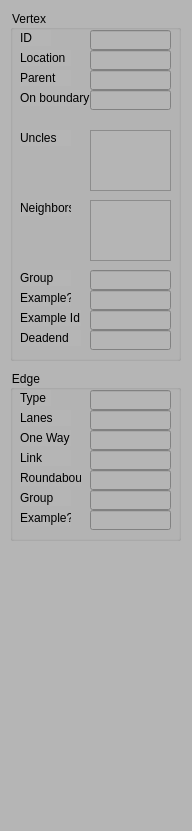
<?xml version="1.0" encoding="UTF-8"?>
<ui version="4.0">
 <class>PropertyWidget</class>
 <widget class="QDockWidget" name="PropertyWidget">
  <property name="geometry">
   <rect>
    <x>0</x>
    <y>0</y>
    <width>192</width>
    <height>831</height>
   </rect>
  </property>
  <property name="minimumSize">
   <size>
    <width>192</width>
    <height>240</height>
   </size>
  </property>
  <property name="styleSheet">
   <string notr="true">background-color: rgb(181, 181, 181);</string>
  </property>
  <widget class="QWidget" name="dockWidgetContents">
   <widget class="QGroupBox" name="groupBox">
    <property name="geometry">
     <rect>
      <x>10</x>
      <y>370</y>
      <width>171</width>
      <height>171</height>
     </rect>
    </property>
    <property name="title">
     <string>Edge</string>
    </property>
    <widget class="QLabel" name="label">
     <property name="geometry">
      <rect>
       <x>10</x>
       <y>20</y>
       <width>31</width>
       <height>16</height>
      </rect>
     </property>
     <property name="text">
      <string>Type</string>
     </property>
    </widget>
    <widget class="QLineEdit" name="lineEditEdgeType">
     <property name="geometry">
      <rect>
       <x>80</x>
       <y>20</y>
       <width>81</width>
       <height>20</height>
      </rect>
     </property>
    </widget>
    <widget class="QLabel" name="label_2">
     <property name="geometry">
      <rect>
       <x>10</x>
       <y>40</y>
       <width>51</width>
       <height>16</height>
      </rect>
     </property>
     <property name="text">
      <string>Lanes</string>
     </property>
    </widget>
    <widget class="QLineEdit" name="lineEditEdgeLanes">
     <property name="geometry">
      <rect>
       <x>80</x>
       <y>40</y>
       <width>81</width>
       <height>20</height>
      </rect>
     </property>
    </widget>
    <widget class="QLabel" name="label_3">
     <property name="geometry">
      <rect>
       <x>10</x>
       <y>60</y>
       <width>51</width>
       <height>16</height>
      </rect>
     </property>
     <property name="text">
      <string>One Way</string>
     </property>
    </widget>
    <widget class="QLineEdit" name="lineEditEdgeOneWay">
     <property name="geometry">
      <rect>
       <x>80</x>
       <y>60</y>
       <width>81</width>
       <height>20</height>
      </rect>
     </property>
    </widget>
    <widget class="QLineEdit" name="lineEditEdgeLink">
     <property name="geometry">
      <rect>
       <x>80</x>
       <y>80</y>
       <width>81</width>
       <height>20</height>
      </rect>
     </property>
    </widget>
    <widget class="QLabel" name="label_9">
     <property name="geometry">
      <rect>
       <x>10</x>
       <y>80</y>
       <width>51</width>
       <height>16</height>
      </rect>
     </property>
     <property name="text">
      <string>Link</string>
     </property>
    </widget>
    <widget class="QLabel" name="label_10">
     <property name="geometry">
      <rect>
       <x>10</x>
       <y>100</y>
       <width>61</width>
       <height>16</height>
      </rect>
     </property>
     <property name="text">
      <string>Roundabout</string>
     </property>
    </widget>
    <widget class="QLineEdit" name="lineEditEdgeRoundabout">
     <property name="geometry">
      <rect>
       <x>80</x>
       <y>100</y>
       <width>81</width>
       <height>20</height>
      </rect>
     </property>
    </widget>
    <widget class="QLabel" name="label_17">
     <property name="geometry">
      <rect>
       <x>10</x>
       <y>120</y>
       <width>51</width>
       <height>16</height>
      </rect>
     </property>
     <property name="text">
      <string>Group</string>
     </property>
    </widget>
    <widget class="QLineEdit" name="lineEditEdgeGroupId">
     <property name="geometry">
      <rect>
       <x>80</x>
       <y>120</y>
       <width>81</width>
       <height>20</height>
      </rect>
     </property>
    </widget>
    <widget class="QLabel" name="label_18">
     <property name="geometry">
      <rect>
       <x>10</x>
       <y>140</y>
       <width>51</width>
       <height>16</height>
      </rect>
     </property>
     <property name="text">
      <string>Example?</string>
     </property>
    </widget>
    <widget class="QLineEdit" name="lineEditEdgeGenerationType">
     <property name="geometry">
      <rect>
       <x>80</x>
       <y>140</y>
       <width>81</width>
       <height>20</height>
      </rect>
     </property>
    </widget>
   </widget>
   <widget class="QGroupBox" name="groupBox_5">
    <property name="geometry">
     <rect>
      <x>10</x>
      <y>10</y>
      <width>171</width>
      <height>351</height>
     </rect>
    </property>
    <property name="title">
     <string>Vertex</string>
    </property>
    <widget class="QLabel" name="label_6">
     <property name="geometry">
      <rect>
       <x>10</x>
       <y>20</y>
       <width>31</width>
       <height>16</height>
      </rect>
     </property>
     <property name="text">
      <string>ID</string>
     </property>
    </widget>
    <widget class="QLineEdit" name="lineEditVertexDesc">
     <property name="geometry">
      <rect>
       <x>80</x>
       <y>20</y>
       <width>81</width>
       <height>20</height>
      </rect>
     </property>
    </widget>
    <widget class="QLabel" name="label_7">
     <property name="geometry">
      <rect>
       <x>10</x>
       <y>40</y>
       <width>51</width>
       <height>16</height>
      </rect>
     </property>
     <property name="text">
      <string>Location</string>
     </property>
    </widget>
    <widget class="QLineEdit" name="lineEditVertexPos">
     <property name="geometry">
      <rect>
       <x>80</x>
       <y>40</y>
       <width>81</width>
       <height>20</height>
      </rect>
     </property>
    </widget>
    <widget class="QLabel" name="label_8">
     <property name="geometry">
      <rect>
       <x>10</x>
       <y>190</y>
       <width>51</width>
       <height>16</height>
      </rect>
     </property>
     <property name="text">
      <string>Neighbors</string>
     </property>
    </widget>
    <widget class="QTextEdit" name="textEditVertexNeighbors">
     <property name="geometry">
      <rect>
       <x>80</x>
       <y>190</y>
       <width>81</width>
       <height>61</height>
      </rect>
     </property>
    </widget>
    <widget class="QLabel" name="label_11">
     <property name="geometry">
      <rect>
       <x>10</x>
       <y>280</y>
       <width>51</width>
       <height>16</height>
      </rect>
     </property>
     <property name="text">
      <string>Example?</string>
     </property>
    </widget>
    <widget class="QLineEdit" name="lineEditVertexGenerationType">
     <property name="geometry">
      <rect>
       <x>80</x>
       <y>280</y>
       <width>81</width>
       <height>20</height>
      </rect>
     </property>
    </widget>
    <widget class="QLabel" name="label_12">
     <property name="geometry">
      <rect>
       <x>10</x>
       <y>60</y>
       <width>51</width>
       <height>16</height>
      </rect>
     </property>
     <property name="text">
      <string>Parent</string>
     </property>
    </widget>
    <widget class="QLabel" name="label_13">
     <property name="geometry">
      <rect>
       <x>10</x>
       <y>120</y>
       <width>51</width>
       <height>16</height>
      </rect>
     </property>
     <property name="text">
      <string>Uncles</string>
     </property>
    </widget>
    <widget class="QLineEdit" name="lineEditVertexParent">
     <property name="geometry">
      <rect>
       <x>80</x>
       <y>60</y>
       <width>81</width>
       <height>20</height>
      </rect>
     </property>
    </widget>
    <widget class="QTextEdit" name="textEditVertexUncles">
     <property name="geometry">
      <rect>
       <x>80</x>
       <y>120</y>
       <width>81</width>
       <height>61</height>
      </rect>
     </property>
    </widget>
    <widget class="QLabel" name="label_14">
     <property name="geometry">
      <rect>
       <x>10</x>
       <y>80</y>
       <width>71</width>
       <height>16</height>
      </rect>
     </property>
     <property name="text">
      <string>On boundary?</string>
     </property>
    </widget>
    <widget class="QLineEdit" name="lineEditVertexOnBoundary">
     <property name="geometry">
      <rect>
       <x>80</x>
       <y>80</y>
       <width>81</width>
       <height>20</height>
      </rect>
     </property>
    </widget>
    <widget class="QLabel" name="label_15">
     <property name="geometry">
      <rect>
       <x>10</x>
       <y>260</y>
       <width>51</width>
       <height>16</height>
      </rect>
     </property>
     <property name="text">
      <string>Group</string>
     </property>
    </widget>
    <widget class="QLineEdit" name="lineEditVertexGroupId">
     <property name="geometry">
      <rect>
       <x>80</x>
       <y>260</y>
       <width>81</width>
       <height>20</height>
      </rect>
     </property>
    </widget>
    <widget class="QLabel" name="label_16">
     <property name="geometry">
      <rect>
       <x>10</x>
       <y>300</y>
       <width>61</width>
       <height>16</height>
      </rect>
     </property>
     <property name="text">
      <string>Example Id</string>
     </property>
    </widget>
    <widget class="QLineEdit" name="lineEditVertexExampleDesc">
     <property name="geometry">
      <rect>
       <x>80</x>
       <y>300</y>
       <width>81</width>
       <height>20</height>
      </rect>
     </property>
    </widget>
    <widget class="QLabel" name="label_19">
     <property name="geometry">
      <rect>
       <x>10</x>
       <y>320</y>
       <width>61</width>
       <height>16</height>
      </rect>
     </property>
     <property name="text">
      <string>Deadend</string>
     </property>
    </widget>
    <widget class="QLineEdit" name="lineEditVertexDeadend">
     <property name="geometry">
      <rect>
       <x>80</x>
       <y>320</y>
       <width>81</width>
       <height>20</height>
      </rect>
     </property>
    </widget>
   </widget>
  </widget>
 </widget>
 <resources/>
 <connections/>
</ui>
